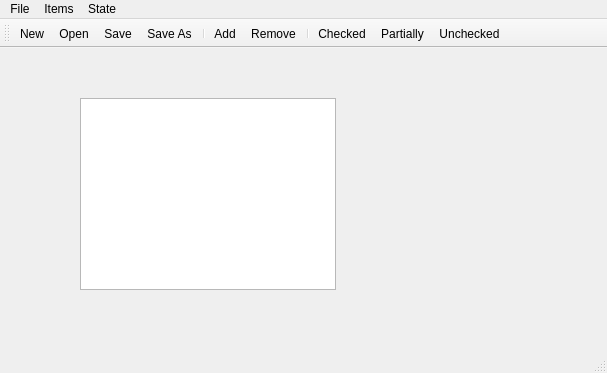
<?xml version="1.0" encoding="UTF-8"?>
<ui version="4.0">
 <class>MainWindow</class>
 <widget class="QMainWindow" name="MainWindow">
  <property name="geometry">
   <rect>
    <x>0</x>
    <y>0</y>
    <width>607</width>
    <height>373</height>
   </rect>
  </property>
  <property name="windowTitle">
   <string>MainWindow</string>
  </property>
  <widget class="QWidget" name="centralwidget">
   <widget class="QListWidget" name="listWidget">
    <property name="geometry">
     <rect>
      <x>80</x>
      <y>50</y>
      <width>256</width>
      <height>192</height>
     </rect>
    </property>
   </widget>
  </widget>
  <widget class="QMenuBar" name="menubar">
   <property name="geometry">
    <rect>
     <x>0</x>
     <y>0</y>
     <width>607</width>
     <height>17</height>
    </rect>
   </property>
   <widget class="QMenu" name="menuFile">
    <property name="title">
     <string>File</string>
    </property>
    <addaction name="actionNew"/>
    <addaction name="actionOpen"/>
    <addaction name="separator"/>
    <addaction name="actionSave"/>
    <addaction name="actionSave_As"/>
    <addaction name="separator"/>
    <addaction name="actionExit"/>
   </widget>
   <widget class="QMenu" name="menuItems">
    <property name="title">
     <string>Items</string>
    </property>
    <addaction name="actionAdd"/>
    <addaction name="actionRemove"/>
    <addaction name="separator"/>
    <addaction name="actionClear"/>
    <addaction name="separator"/>
    <addaction name="actionSelect_All"/>
    <addaction name="actionSelect_None"/>
   </widget>
   <widget class="QMenu" name="menuState">
    <property name="title">
     <string>State</string>
    </property>
    <addaction name="actionChecked"/>
    <addaction name="actionUnchecked"/>
    <addaction name="actionPartially"/>
   </widget>
   <addaction name="menuFile"/>
   <addaction name="menuItems"/>
   <addaction name="menuState"/>
  </widget>
  <widget class="QStatusBar" name="statusbar"/>
  <widget class="QToolBar" name="toolBar">
   <property name="windowTitle">
    <string>toolBar</string>
   </property>
   <attribute name="toolBarArea">
    <enum>TopToolBarArea</enum>
   </attribute>
   <attribute name="toolBarBreak">
    <bool>false</bool>
   </attribute>
   <addaction name="actionNew"/>
   <addaction name="actionOpen"/>
   <addaction name="actionSave"/>
   <addaction name="actionSave_As"/>
   <addaction name="separator"/>
   <addaction name="actionAdd"/>
   <addaction name="actionRemove"/>
   <addaction name="separator"/>
   <addaction name="actionChecked"/>
   <addaction name="actionPartially"/>
   <addaction name="actionUnchecked"/>
  </widget>
  <action name="actionNew">
   <property name="icon">
    <iconset resource="resources.qrc">
     <normaloff>:/files/images/new.png</normaloff>:/files/images/new.png</iconset>
   </property>
   <property name="text">
    <string>New</string>
   </property>
  </action>
  <action name="actionOpen">
   <property name="icon">
    <iconset resource="resources.qrc">
     <normaloff>:/files/images/open.png</normaloff>:/files/images/open.png</iconset>
   </property>
   <property name="text">
    <string>Open</string>
   </property>
  </action>
  <action name="actionSave">
   <property name="icon">
    <iconset resource="resources.qrc">
     <normaloff>:/files/images/save.png</normaloff>:/files/images/save.png</iconset>
   </property>
   <property name="text">
    <string>Save</string>
   </property>
  </action>
  <action name="actionSave_As">
   <property name="icon">
    <iconset resource="resources.qrc">
     <normaloff>:/files/images/save_as.png</normaloff>:/files/images/save_as.png</iconset>
   </property>
   <property name="text">
    <string>Save As</string>
   </property>
  </action>
  <action name="actionExit">
   <property name="icon">
    <iconset resource="resources.qrc">
     <normaloff>:/files/images/cancel.png</normaloff>:/files/images/cancel.png</iconset>
   </property>
   <property name="text">
    <string>Exit</string>
   </property>
  </action>
  <action name="actionAdd">
   <property name="icon">
    <iconset resource="resources.qrc">
     <normaloff>:/files/images/add.png</normaloff>:/files/images/add.png</iconset>
   </property>
   <property name="text">
    <string>Add</string>
   </property>
  </action>
  <action name="actionRemove">
   <property name="icon">
    <iconset resource="resources.qrc">
     <normaloff>:/files/images/delete.png</normaloff>:/files/images/delete.png</iconset>
   </property>
   <property name="text">
    <string>Remove</string>
   </property>
  </action>
  <action name="actionClear">
   <property name="icon">
    <iconset resource="resources.qrc">
     <normaloff>:/files/images/page_error.png</normaloff>:/files/images/page_error.png</iconset>
   </property>
   <property name="text">
    <string>Clear</string>
   </property>
  </action>
  <action name="actionSelect_All">
   <property name="icon">
    <iconset resource="resources.qrc">
     <normaloff>:/files/images/page_add.png</normaloff>:/files/images/page_add.png</iconset>
   </property>
   <property name="text">
    <string>Select All</string>
   </property>
  </action>
  <action name="actionSelect_None">
   <property name="icon">
    <iconset resource="resources.qrc">
     <normaloff>:/files/images/page_delete.png</normaloff>:/files/images/page_delete.png</iconset>
   </property>
   <property name="text">
    <string>Select None</string>
   </property>
  </action>
  <action name="actionChecked">
   <property name="icon">
    <iconset resource="resources.qrc">
     <normaloff>:/files/images/pencil_add.png</normaloff>:/files/images/pencil_add.png</iconset>
   </property>
   <property name="text">
    <string>Checked</string>
   </property>
  </action>
  <action name="actionUnchecked">
   <property name="icon">
    <iconset resource="resources.qrc">
     <normaloff>:/files/images/pencil_delete.png</normaloff>:/files/images/pencil_delete.png</iconset>
   </property>
   <property name="text">
    <string>Unchecked</string>
   </property>
  </action>
  <action name="actionPartially">
   <property name="icon">
    <iconset resource="resources.qrc">
     <normaloff>:/files/images/pencil_go.png</normaloff>:/files/images/pencil_go.png</iconset>
   </property>
   <property name="text">
    <string>Partially</string>
   </property>
  </action>
 </widget>
 <resources>
  <include location="resources.qrc"/>
 </resources>
 <connections/>
</ui>
